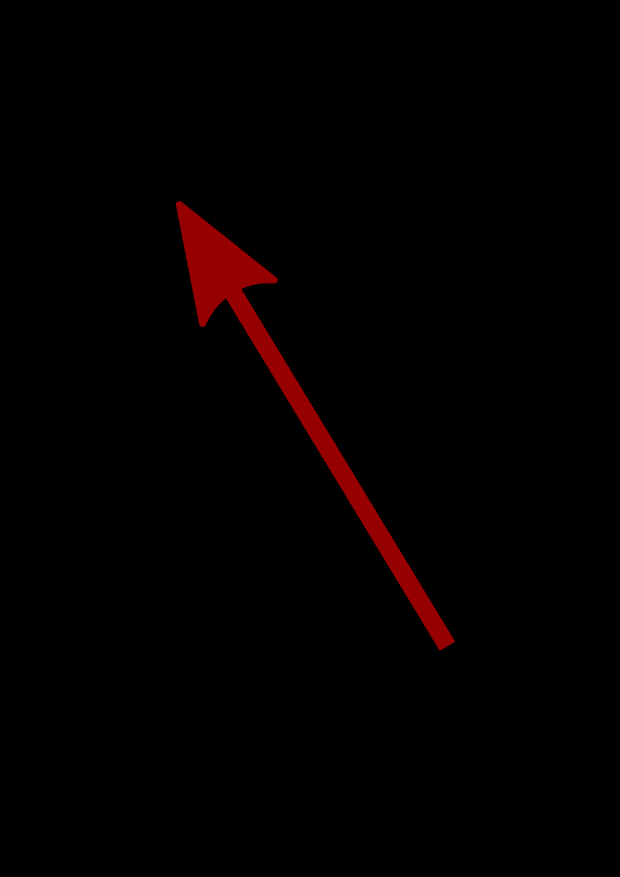
#> input picture contours/arrow.png, 1240 x 1754 px, found by its file name (shown at 1/2 size)
$ python main.py
#> lines starting #> are read from the running program, lines starting #| are printed output that depends on the picture; after the words box and inside, x2 and y2 are one past the last pixel; in counts of white or black regions, pixels touching at a corner belong together; long printed decimals are rounded
import cv2


image = cv2.imread("./contours/arrow.png")
#> image is the input picture: shape (1754, 1240, 3); mean B, G, R 0, 0, 3.5
gray = cv2.cvtColor(image, cv2.COLOR_BGR2GRAY)
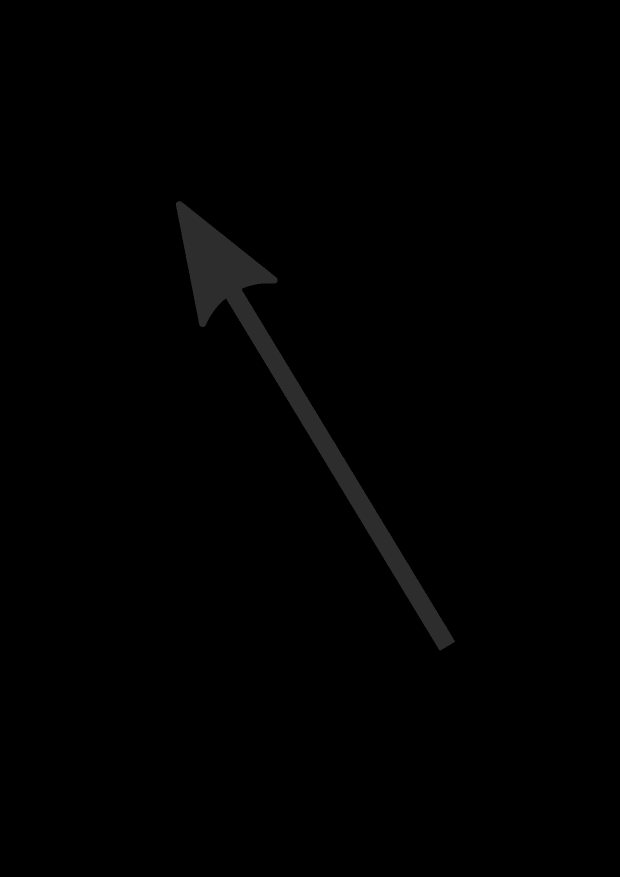
#> gray: shape (1754, 1240) (shown at 1/2 size); min 0, max 76, mean 1
ret, thresh = cv2.threshold(gray, 10, 255, cv2.THRESH_BINARY)
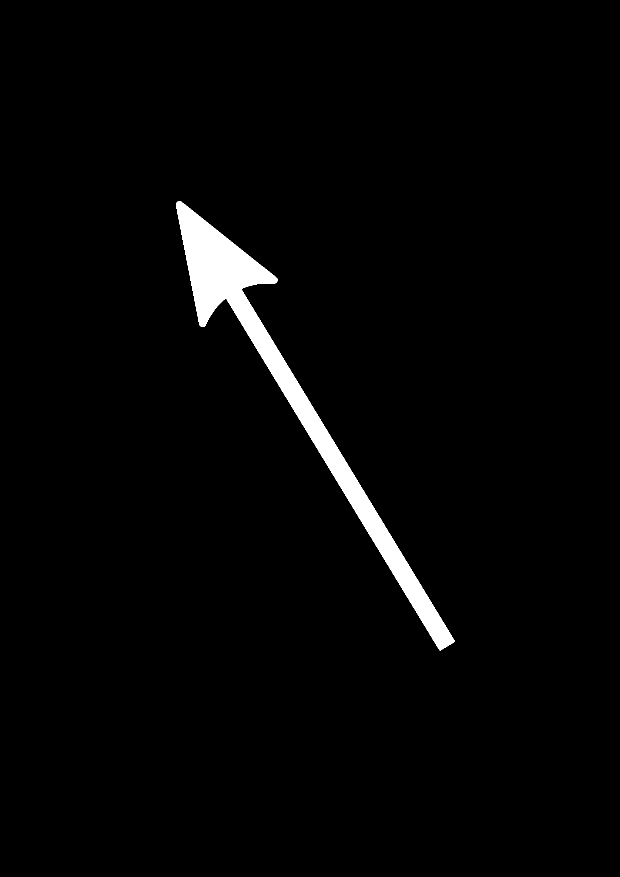
#> thresh: shape (1754, 1240) (shown at 1/2 size); 2.3% white; 1 white region

contours, _ = cv2.findContours(thresh, cv2.RETR_EXTERNAL, cv2.CHAIN_APPROX_SIMPLE)
#> contours = 1 contour; box (x1, y1, x2, y2) and area: (352, 402, 910, 1301) 49380
arrow = contours[0]
#> arrow = contour of 1377 points, box (x1, y1, x2, y2) (352, 402, 910, 1301), area 49380

cv2.drawContours(image, contours, 0, (255, 0, 0), 3)
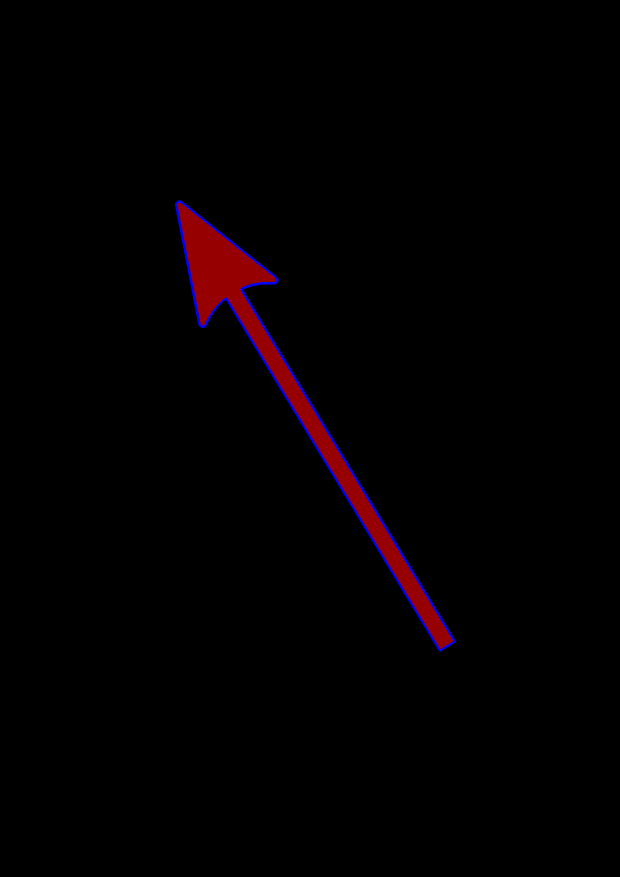
#> image: shape (1754, 1240, 3) (shown at 1/2 size); 0.47% of pixels changed, all inside (x1, y1, x2, y2) = (350, 400, 912, 1303)

print(f"area = {cv2.contourArea(arrow)}")
#| area = 49380.0
print(f"perimetr = {cv2.arcLength(arrow, False)}")
#| perimetr = 2500.375

moments = cv2.moments(arrow)
#> moments = moments, m00 49380, centre m10/m00, m01/m00 = (576.9, 768.6)
print(moments)
#> (printed output is left out)

centroid = (int(moments['m10'] / moments['m00']), int(moments['m01'] / moments['m00']))
#> centroid = (576, 768)

cv2.circle(image, centroid, 4, (0, 255, 0), 4)
#> image: shape (1754, 1240, 3); 0.01% of pixels changed, all inside (x1, y1, x2, y2) = (570, 762, 583, 775)

eps = 0.001 * cv2.arcLength(arrow, True)
#> eps = 2.5
approx = cv2.approxPolyDP(arrow, eps, True)
#> approx = contour of 14 points, box (x1, y1, x2, y2) (352, 403, 910, 1301), area 49663
for p in approx:
    cv2.circle(image, tuple(*p), 6, (0, 255, 0), 0)
#> this loop made 14 passes
#> p on passes 1 to 12: [[355, 403]], [[352, 412]], [[399, 650]], [[409, 652]], [[433, 613]], [[451, 596]], [[876, 1296]], [[881, 1300]], [[909, 1283]], [[482, 578]], [[514, 567]], [[550, 566]]
#> image: shape (1754, 1240, 3); mean B, G, R 1.2, 0.1, 3

hull = cv2.convexHull(arrow)
#> hull = contour of 23 points, box (x1, y1, x2, y2) (352, 402, 910, 1301), area 109436
for i in range(1, len(hull)):
    cv2.line(image, tuple(*hull[i - 1]), tuple(*hull[i]), (0, 255, 255), 2)
#> this loop made 22 passes
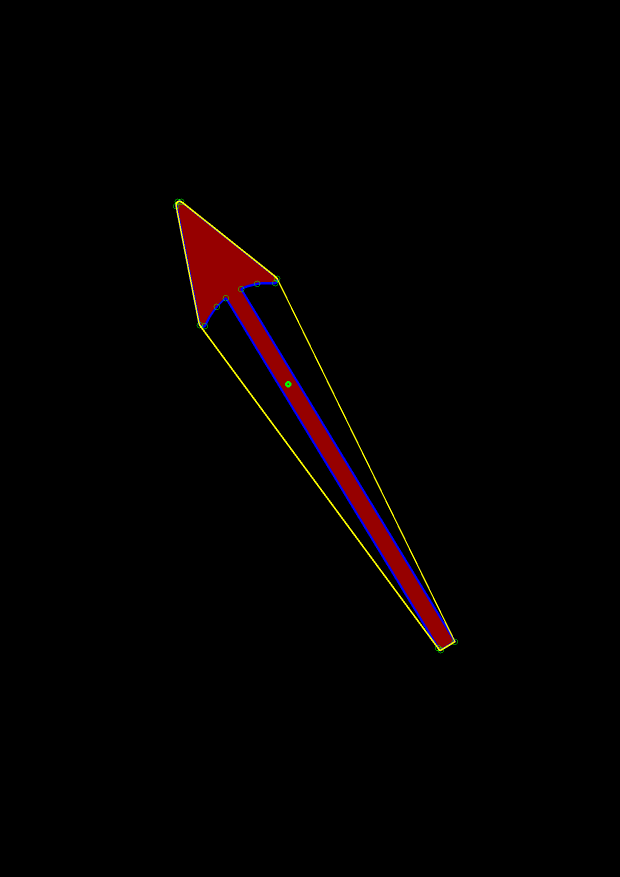
#> image: shape (1754, 1240, 3) (shown at 1/2 size); mean B, G, R 1, 0.8, 3.8
cv2.line(image, tuple(*hull[- 1]), tuple(*hull[i]), (0, 255, 255), 2)

x,y,w,h = cv2.boundingRect(arrow)
#> x = 352; y = 402; w = 558; h = 899
cv2.rectangle(image,(x,y),(x+w,y+h), (0,255,0), 2)

rect = cv2.minAreaRect(arrow)
#> rect = ((645.8, 832.8), (179.9, 1037), -36.43)
box = cv2.boxPoints(rect)
#> box = [[881.3, 1303.5], [265.5, 469.1], [410.2, 362.2], [1026.1, 1196.6]]
import numpy as np
box = box.astype("int32")
#> box = [[881, 1303], [265, 469], [410, 362], [1026, 1196]]
cv2.drawContours(image,[box],0,(0,255,0),2)
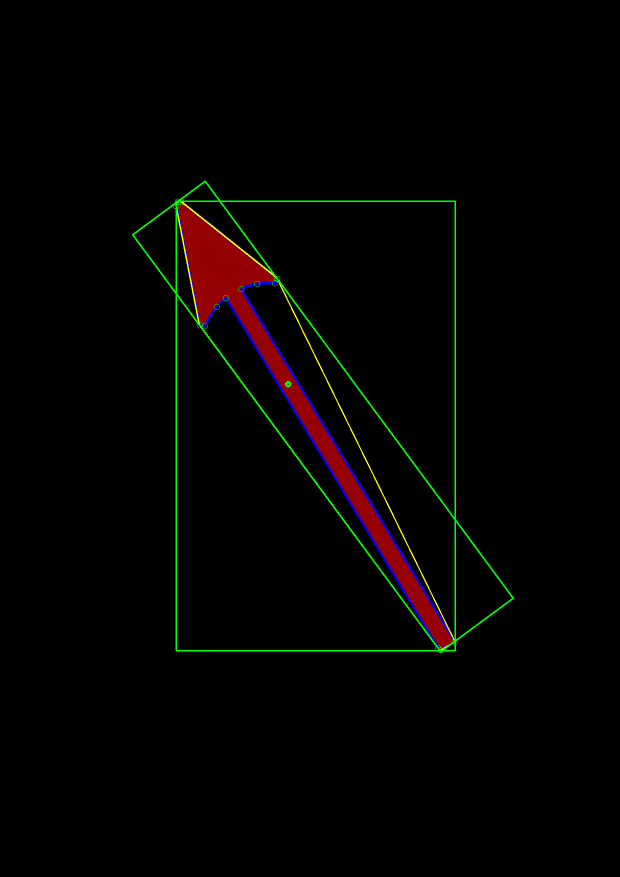
#> image: shape (1754, 1240, 3) (shown at 1/2 size); mean B, G, R 1, 2.4, 3.5

cv2.namedWindow("Arrow", cv2.WINDOW_GUI_NORMAL)
cv2.imshow("Arrow", image)
cv2.waitKey()
cv2.destroyAllWindows()
